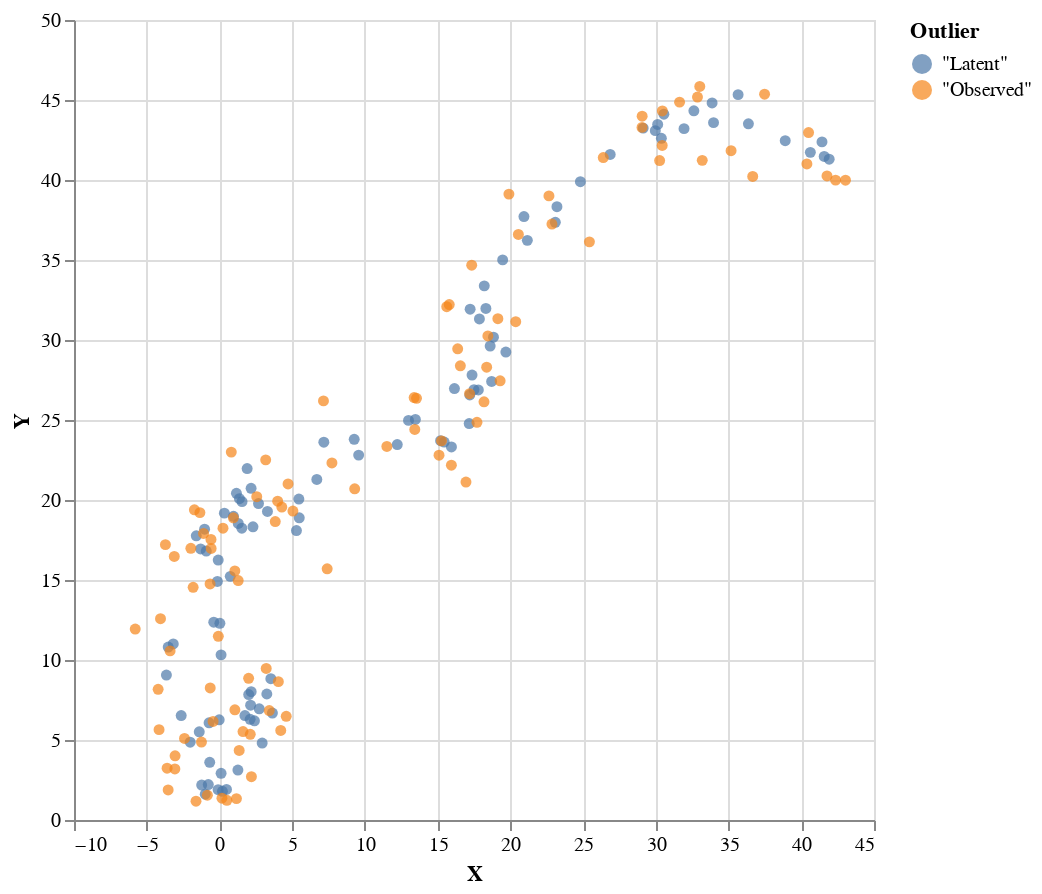

Notebook code for this chart:
### Code cell
observedVectors <- sampleIOfixed $ toList $ P.each trueVectors >-> observations


plot 
    (zip 
        (fmap (\v -> (v V.! 0, v V.! 1)) $ trueVectors <> observedVectors) 
        (replicate 100 (T.pack "Latent") <> replicate 100 (T.pack "Observed")))

### Figure 1 — Vega-Lite specification as saved in the notebook (floating-point values rounded to 4 significant figures; data arrays with more than 128 entries replaced by an {"elided": "..."} marker saying what was removed)
{"$schema": "https://vega.github.io/schema/vega-lite/v4.json", "data": {"values": {"elided": "200 records"}}, "encoding": {"color": {"field": "Outlier"}, "x": {"field": "X", "type": "quantitative"}, "y": {"field": "Y", "type": "quantitative"}}, "height": 400, "mark": "circle", "width": 400}
